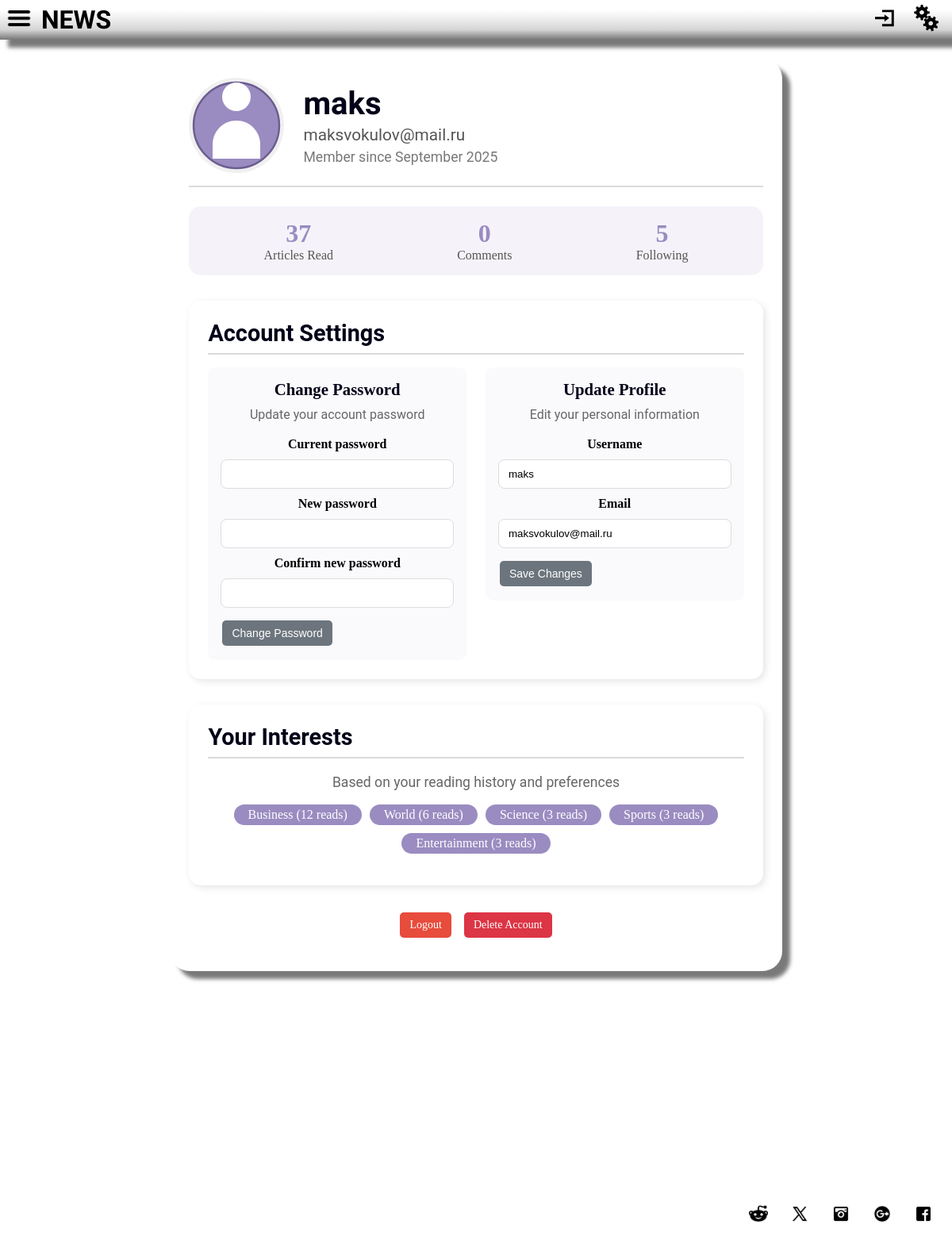
The app's page /profile.php (signed in) with its own data.
### tables this page shows
CREATE TABLE `users` (
  `id` int NOT NULL AUTO_INCREMENT,
  `username` varchar(50) NOT NULL,
  `email` varchar(255) NOT NULL,
  `password_hash` varchar(255) NOT NULL,
  `phone` varchar(20) DEFAULT NULL,
  `preferences` text,
  `is_admin` tinyint(1) DEFAULT '0',
  `created_at` datetime NOT NULL,
  `last_login` datetime NOT NULL,
  `updated_at` datetime DEFAULT CURRENT_TIMESTAMP ON UPDATE CURRENT_TIMESTAMP,
  PRIMARY KEY (`id`),
  UNIQUE KEY `username` (`username`),
  UNIQUE KEY `email` (`email`)
);

CREATE TABLE `user_interests` (
  `id` int NOT NULL AUTO_INCREMENT,
  `user_id` int NOT NULL,
  `category_id` int NOT NULL,
  `weight` int DEFAULT '1',
  `created_at` datetime DEFAULT CURRENT_TIMESTAMP,
  `updated_at` datetime DEFAULT CURRENT_TIMESTAMP ON UPDATE CURRENT_TIMESTAMP,
  PRIMARY KEY (`id`),
  UNIQUE KEY `unique_user_category` (`user_id`,`category_id`),
  KEY `category_id` (`category_id`),
  CONSTRAINT `user_interests_ibfk_1` FOREIGN KEY (`user_id`) REFERENCES `users` (`id`) ON DELETE CASCADE,
  CONSTRAINT `user_interests_ibfk_2` FOREIGN KEY (`category_id`) REFERENCES `categories` (`id`) ON DELETE CASCADE
);

CREATE TABLE `categories` (
  `id` int NOT NULL AUTO_INCREMENT,
  `name` varchar(100) NOT NULL,
  `slug` varchar(100) NOT NULL,
  `description` text,
  `created_at` datetime DEFAULT CURRENT_TIMESTAMP,
  `updated_at` datetime DEFAULT CURRENT_TIMESTAMP ON UPDATE CURRENT_TIMESTAMP,
  PRIMARY KEY (`id`),
  UNIQUE KEY `name` (`name`),
  UNIQUE KEY `slug` (`slug`)
);

### app/core/Database.php (called while the page is built, shortened)
<?php
class Database {
    private static $instance = null;
    private $pdo;
    private function __construct() {
        try {
            $this->pdo = new PDO(
                "mysql:host=" . DB_HOST . ";dbname=" . DB_NAME . ";charset=utf8",
                DB_USER,
                DB_PASS,
                [
                    PDO::ATTR_ERRMODE => PDO::ERRMODE_EXCEPTION,
                    PDO::ATTR_DEFAULT_FETCH_MODE => PDO::FETCH_ASSOC,
                    PDO::ATTR_EMULATE_PREPARES => false,
                ]
            );
        } catch (PDOException $e) {
            throw new Exception("Connection failed: " . $e->getMessage());
        }
    }
    public static function getInstance() {
        if (self::$instance === null) {
            self::$instance = new self();
        }
        return self::$instance;
    }
    public function query($sql, $params = []) {
        $stmt = $this->pdo->prepare($sql);
        $stmt->execute($params);
        return $stmt->fetchAll();
    }
}

### app/models/UserModel.php (called while the page is built, shortened)
<?php
require_once __DIR__ . '/../../config/database.php';
require_once __DIR__ . '/../../app/core/Database.php';
class UserModel {
    protected $db;
    public function __construct() {
        $this->db = Database::getInstance();
    }
    public function findById($id) {
        $sql = "SELECT * FROM users WHERE id = :id";
        $result = $this->db->query($sql, ['id' => $id]);
        return !empty($result) ? $result[0] : null;
    }
    public function getPreferences($userId) {
        $user = $this->findById($userId);
        if ($user && !empty($user['preferences'])) {
            return json_decode($user['preferences'], true);
        }
        return ['categories' => []];
    }
    public function isAdmin($userId) {
        $sql = "SELECT `is_admin` FROM `users` WHERE `id` = :id LIMIT 1";
        $result = $this->db->query($sql, ['id' => $userId]);
        return !empty($result) && (bool)$result[0]['is_admin'];
    }
    public function getReadStats($userId) {
        $sql = "SELECT
                    COUNT(DISTINCT uar.article_id) as articles_read,
                    COUNT(DISTINCT uar.category_id) as categories_read,
                    (SELECT COUNT(*) FROM user_interests WHERE user_id = :user_id2) as following
                FROM user_article_reads uar
                WHERE uar.user_id = :user_id";
        $result = $this->db->query($sql, ['user_id' => $userId, 'user_id2' => $userId]);
        return !empty($result) ? $result[0] : ['articles_read' => 0, 'categories_read' => 0, 'following' => 0];
    }
    public function getUserInterests($userId) {
        $sql = "SELECT ui.category_id, c.name, c.slug, ui.weight
                FROM user_interests ui
                JOIN categories c ON ui.category_id = c.id
                WHERE ui.user_id = :user_id
                ORDER BY ui.weight DESC";
        return $this->db->query($sql, ['user_id' => $userId]);
    }
}

### profile.php (the view, shortened to what this page needs)
<?php
require_once 'app/core/Database.php';
require_once 'app/models/UserModel.php';
$userModel = new UserModel();
$userData = $userModel->findById($_SESSION['user_id']);
$preferences = $userModel->getPreferences($_SESSION['user_id']);
$userInterests = $userModel->getUserInterests($_SESSION['user_id']);
$stats = $userModel->getReadStats($_SESSION['user_id']);
$stats['comments_posted'] = 0;
require_once 'header.php';
?>
    <div class="profile-container">
        <div class="profile-header">
            <div class="profile-avatar-container">
                <div class="profile-avatar">
                </div>
            </div>
            <div class="profile-info">
                <h1 class="profile-username"><?php echo htmlspecialchars($userData['username']); ?></h1>
                <p class="profile-email"><?php echo htmlspecialchars($userData['email']); ?></p>
                <p class="profile-joined">Member since <?php echo date('F Y', strtotime($userData['created_at'])); ?></p>
            </div>
        </div>
        <div class="profile-stats">
            <div class="stat-item">
                <div class="stat-number"><?php echo $stats['articles_read']; ?></div>
                <div class="stat-label">Articles Read</div>
            </div>
            <div class="stat-item">
                <div class="stat-number"><?php echo $stats['comments_posted']; ?></div>
                <div class="stat-label">Comments</div>
            </div>
            <div class="stat-item">
                <div class="stat-number"><?php echo $stats['following']; ?></div>
                <div class="stat-label">Following</div>
            </div>
        </div>
        <div class="profile-section">
            <h2 class="section-title">Account Settings</h2>
            <div class="settings-grid">
                <div class="setting-item">
                    <h3>Change Password</h3>
                    <p>Update your account password</p>
                    <form action="/app/controller/change-password.php" method="POST" class="form form-vertical">
                        <label for="current_password">Current password</label>
                        <input type="password" id="current_password" name="current_password" required>
                        <label for="new_password">New password</label>
                        <input type="password" id="new_password" name="new_password" minlength="6" required>
                        <label for="confirm_password">Confirm new password</label>
                        <input type="password" id="confirm_password" name="confirm_password" minlength="6" required>
                        <button type="submit" class="btn btn-secondary">Change Password</button>
                    </form>
                </div>
                <div class="setting-item">
                    <h3>Update Profile</h3>
                    <p>Edit your personal information</p>
                    <form action="/app/controller/update-profile.php" method="POST" class="form form-vertical">
                        <label for="upd_username">Username</label>
                        <input type="text" id="upd_username" name="username" value="<?php echo htmlspecialchars($userData['username']); ?>" required>
                        <label for="upd_email">Email</label>
                        <input type="email" id="upd_email" name="email" value="<?php echo htmlspecialchars($userData['email']); ?>" required>
                        <button type="submit" class="btn btn-secondary">Save Changes</button>
                    </form>
                </div>
            </div>
        </div>
        <div class="profile-section">
            <h2 class="section-title">Your Interests</h2>
            <div class="interests-container">
                <p class="interests-description">Based on your reading history and preferences</p>
                <div class="interests-list">
                    <?php if (!empty($userInterests)): ?>
                        <?php foreach($userInterests as $interest): ?>
                            <div class="interest-tag">
                                <?php echo htmlspecialchars($interest['name']); ?>
                                <span class="interest-weight">(<?php echo $interest['weight']; ?> reads)</span>
                            </div>
                        <?php endforeach; ?>
                    <?php else: ?>
                        <p>No reading history yet. Start reading articles to build your interests!</p>
                    <?php endif; ?>
                </div>
            </div>
        </div>
        <div class="profile-actions">
            <a href="/app/controller/logout.php" class="btn btn-logout">Logout</a>
            <a href="#" class="btn btn-delete" onclick="alert('Delete account feature will be implemented soon!')">Delete Account</a>
        </div>
    </div>
<?php require_once 'footer.php'; ?>

### header.php (shortened to what this page needs)
<?php
require_once __DIR__ . '/app/core/Database.php';
?>
<!DOCTYPE html>
<html lang="ru">
<head>
    <link rel="stylesheet" href="/assets/css/main.css">
</head>
<body>
<header class="header">
    <div class="logoholder">
        <a href="#">
            <img class="hamburger" src="/resources/Hamburger_icon1.png" alt="Menu">
        </a>
        <a href="/index.php">
            <div class="mains">NEWS</div>
        </a>
    </div>
    <div class="rightpanel">
        <?php if (isset($_SESSION['user_id'])): ?>
            <?php
            require_once 'app/models/UserModel.php';
            $userModelHeaderCheck = new UserModel();
            $isAdmin = $userModelHeaderCheck->isAdmin($_SESSION['user_id']);
            ?>
            <a href="/profile.php" class="btn--show-modal-window profile-link" title="Профиль">
                <svg class="rpl" width="52" height="46" viewBox="0 0 52 46" fill="none"
                     xmlns="http://www.w3.org/2000/svg">
                    <path d="M19.307 0V6.43568H45.0497V38.6141H19.307V45.0497H51.4854V0H19.307ZM25.7427 12.8714V19.307H0V25.7427H25.7427V32.1784L38.6141 22.5249L25.7427 12.8714Z"
                          fill="black"/>
                </svg>
            </a>
            <?php if ($isAdmin): ?>
                <a href="/admin/" class="admin-link" title="Админ-панель">
                </a>
            <?php endif; ?>
        <?php endif; ?>
    </div>
</header>
<main>

### footer.php (shortened to what this page needs)
</main>
<footer>
    <div class="contacts">
    </div>
</footer>
</body>
</html>

### records on screen
users: username "maks", email "maksvokulov@mail.ru", created_at "September 2025"
user_interests: category.name "Business", weight "12"
user_interests: category.name "World", weight "6"
user_interests: category.name "Science", weight "3"
user_interests: category.name "Sports", weight "3"
user_interests: category.name "Entertainment", weight "3"

### other values on screen
$stats['articles_read'] "37"
$stats['comments_posted'] "0"
$stats['following'] "5"
